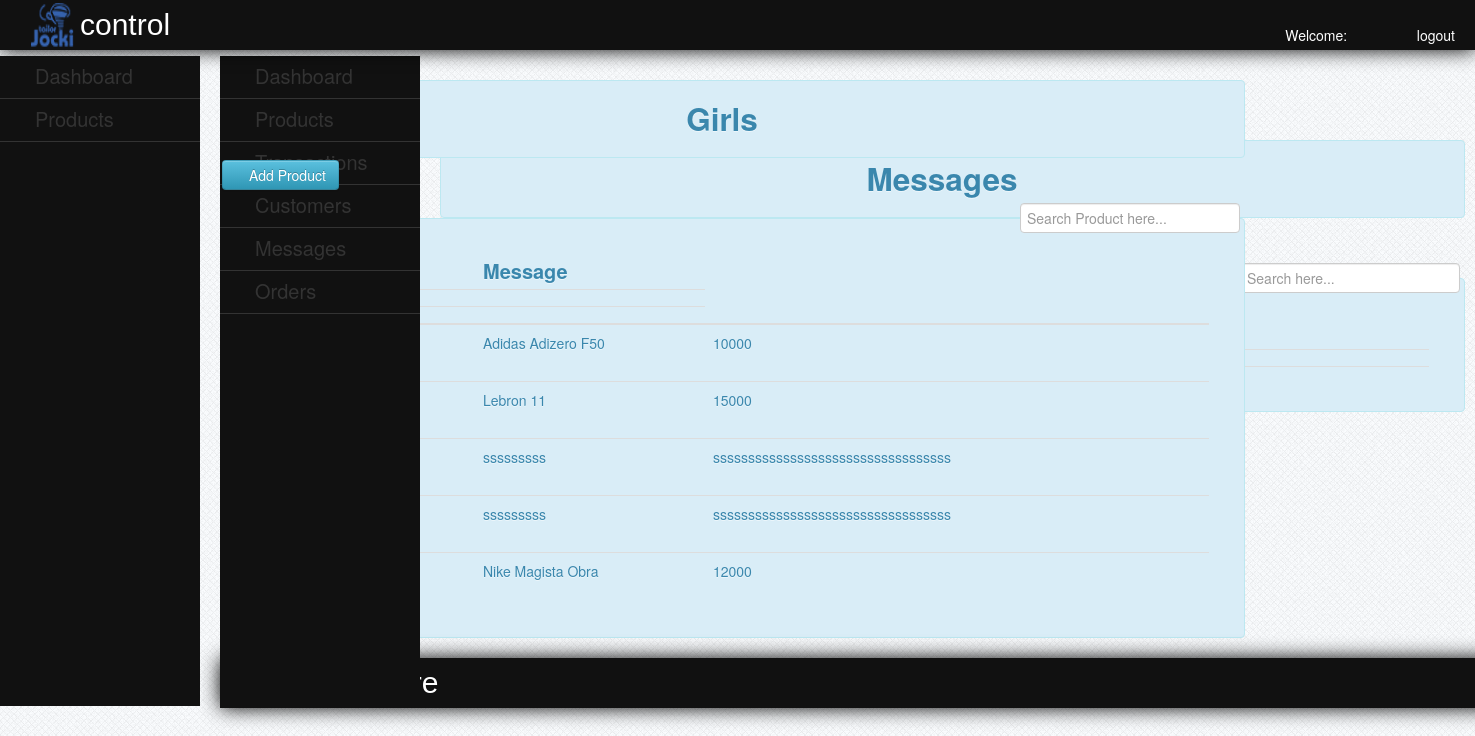
/admin/message.php (signed in), run on the app's committed database.
### tables this page shows
CREATE TABLE `contact` (
  `contact_id` int(11) NOT NULL,
  `email` varchar(50) NOT NULL,
  `message` varchar(1000) NOT NULL
);

CREATE TABLE `product` (
  `product_id` int(11) NOT NULL,
  `product_name` varchar(50) NOT NULL,
  `product_price` varchar(50) NOT NULL,
  `product_image` varchar(500) NOT NULL,
  `product_image2` varchar(200) NOT NULL,
  `product_image3` varchar(200) NOT NULL,
  `brand` varchar(100) NOT NULL,
  `category` varchar(50) NOT NULL,
  `description` varchar(100) NOT NULL,
  `color` varchar(100) NOT NULL,
  `size` varchar(100) NOT NULL
);

### admin/message.php (the view, shortened to what this page needs)
<?php
include("../libs/dbconn.php");
?>
<!DOCTYPE html>
<html>
<head>
    <link rel = "stylesheet" type = "text/css" href="templates/css/style.css" media="all">
    <link rel="stylesheet" type="text/css" href="templates/css/bootstrap.css">
    <link href="templates/facefiles/facebox.css" media="screen" rel="stylesheet" type="text/css" />
</head>
<body>
<div id="header" style="position:fixed;">
    <img src="../templates/img/logo.png">
    <label>control</label>
    <?php
    $id = (int) $_SESSION['id'];
    $query = $conn->query ("SELECT * FROM admin WHERE adminid = '$id' ") or die (mysqli_error());
    $fetch = $query->fetch_array ();
    ?>
    <ul>
        <li><a href="../libs/admin_logout.php"><i class="icon-off icon-white"></i>logout</a></li>
        <li>Welcome:&nbsp;&nbsp;&nbsp;<i class="icon-user icon-white"></i><?php echo $fetch['username']; ?></a></li>
    </ul>
</div>
<br>
<a href="#add" role="button" class="btn btn-info" data-toggle="modal" style="position:absolute;margin-left:222px; margin-top:140px; z-index:-1000;"><i class="icon-plus-sign icon-white"></i>Add Product</a>
<div id="leftnav">
    <ul>
        <li><a href="admin_home.php" style="color:#333;">Dashboard</a></li>
        <li><a href="#">Products</a>
        </li>
    </ul>
</div>
<div id="rightcontent" style="position:absolute; top:10%;">
    <div class="alert alert-info"><center><h2>Girls</h2></center></div>
    <br />
    <label  style="padding:5px; float:right;"><input type="text" name="filter" placeholder="Search Product here..." id="filter"></label>
    <br />
    <div class="alert alert-info">
        <table class="table table-hover" style="background-color:;">
            <thead>
            <tr style="font-size:20px;">
                <th>Email</th>
                <th>Message</th>
            </tr>
            </thead>
            <?php
            $query = $conn->query("SELECT * FROM `contact`") or die(mysqli_error());
            while($fetch = $query->fetch_array())
            {
                ?>
                <tr>
                    <td><?php echo $fetch['message']?></td>
                </tr>
                <?php
            }
            ?>
            <tbody>
            <?php
            $query = $conn->query("SELECT * FROM `product` WHERE category='new' ORDER BY product_id DESC") or die(mysqli_error());
            while($fetch = $query->fetch_array())
            {
                $id = $fetch['product_id'];
                ?>
                <tr class="del<?php echo $id?>">
                    <td><img class="img-polaroid" src = "../templates/img/product/new/<?php echo $fetch['product_image']?>" height = "30px" width = "30px">
                        <img class="img-polaroid" src = "../templates/img/product/new/<?php echo $fetch['product_image3']?>" height = "30px" width = "30px"></td>
                    <td><?php echo $fetch['product_name']?></td>
                    <td><?php echo $fetch['product_price']?></td>
                    <td><?php echo $fetch['description']?></td>
                    <td><?php echo $fetch['color']?></td>
                    <td><?php echo $fetch['size']?></td>
                </tr>
                <?php
            }
            ?>
            </tbody>
        </table>
    </div>
</body>
</html>
<?php
	include("../db/dbconn.php");
?>
<!DOCTYPE html>
<html>
<head>
	<link rel = "stylesheet" type = "text/css" href="../css/style.css" media="all">
	<link rel="stylesheet" type="text/css" href="../css/bootstrap.css">
</head>
<body>
	<div id="header" style="position:fixed;">
		<label>alphaware</label>
	</div>
	<br>
	<div id="leftnav">
		<ul>
			<li><a href="admin_home.php" style="color:#333;">Dashboard</a></li>
			<li><a href="admin_home.php">Products</a>
			</li>
			<li><a href="transaction.php">Transactions</a></li>
			<li><a href="customer.php">Customers</a></li>
			<li><a href="message.php">Messages</a></li>
			<li><a href="order.php">Orders</a></li>
		</ul>
	</div>
	<div id="rightcontent" style="position:absolute; top:10%;">
			<div class="alert alert-info"><center><h2>Messages</h2></center></div>
			<br />
				<label  style="padding:5px; float:right;"><input type="text" name="filter" placeholder="Search here..." id="filter"></label>
			<br />
		<div class="alert alert-info">
			<table class="table table-hover" style="background-color:;">
				<thead>
				<tr style="font-size:20px;">
					<th>Email</th>
					<th>Message</th>
				</tr>
				</thead>
				<?php
					$query = $conn->query("SELECT * FROM `contact`") or die(mysqli_error());
					while($fetch = $query->fetch_array())
						{
				?>
				<tr>
				</tr>
				<?php
					}
				?>
			</table>
		</div>
	</div>
</body>
</html>

### admin/templates/css/style.css (style rules this page uses)
body { background:url(../images/bg.png) repeat scroll left top #e7ebf2; }
#header { height:50px; width:100%; background-color:#111; color:#fff; text-indent:10px; -webkit-box-shadow:0px 0px 20px 0px black; -moz-box-shadow:0px 0px 20px 0px black; box-shadow:0px 0px 20px 0px black; }
#header img { position:absolute; height:45px; width:45px; margin-left:20px; margin-top:2.5px; }
#header label { position:relative; top:15px; color:#fff; text-indent:80px; font-size:30px; clear:both; font-family:arial; }
#header ul { list-style-type:none; position:relative; }
#header ul li { display:inline; position:relative; float:right; margin-right:20px; }
#header ul li a { text-decoration:none; color:#fff; }
#leftnav { position:fixed; background-color:#111; width:200px; top:7%; height:650px; }
#leftnav ul { list-style-type:none; text-indent:35px; right:25px; position:relative; }
#leftnav ul li { border-bottom:1px solid #333; padding-top:10px; padding-bottom:10px; width:200px; }
#leftnav ul li a { text-decoration:none; color:#333; font-size:20px; }
#rightcontent { position:relative; width:1025px; top:50px; left:220px; z-index:-99999; }

### data on the page
product: product_name "Adidas Adizero F50", product_price "10000"
product: product_name "Lebron 11", product_price "15000"
product: product_name "sssssssss", product_price "ssssssssssssssssssssssssssssssssss"
product: product_name "sssssssss", product_price "ssssssssssssssssssssssssssssssssss"
product: product_name "Nike Magista Obra", product_price "12000"
